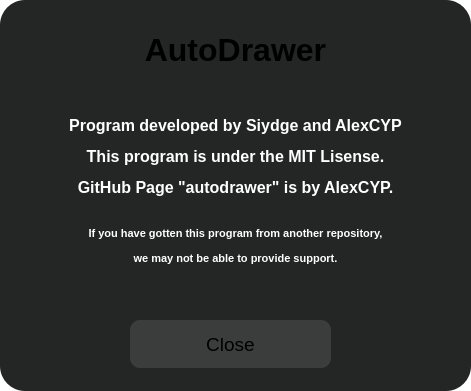
<?xml version="1.0" encoding="UTF-8"?>
<ui version="4.0">
 <class>InfoWindow</class>
 <widget class="QMainWindow" name="InfoWindow">
  <property name="geometry">
   <rect>
    <x>0</x>
    <y>0</y>
    <width>471</width>
    <height>391</height>
   </rect>
  </property>
  <property name="windowTitle">
   <string>MainWindow</string>
  </property>
  <property name="styleSheet">
   <string notr="true">background:transparent</string>
  </property>
  <widget class="QWidget" name="centralwidget">
   <widget class="QFrame" name="Background">
    <property name="geometry">
     <rect>
      <x>0</x>
      <y>0</y>
      <width>471</width>
      <height>391</height>
     </rect>
    </property>
    <property name="styleSheet">
     <string notr="true">background:rgb(35, 38, 37);
border-radius: 25px;</string>
    </property>
    <property name="frameShape">
     <enum>QFrame::StyledPanel</enum>
    </property>
    <property name="frameShadow">
     <enum>QFrame::Raised</enum>
    </property>
    <widget class="QLabel" name="Header">
     <property name="geometry">
      <rect>
       <x>0</x>
       <y>20</y>
       <width>471</width>
       <height>61</height>
      </rect>
     </property>
     <property name="font">
      <font>
       <pointsize>12</pointsize>
       <bold>true</bold>
      </font>
     </property>
     <property name="text">
      <string>&lt;html&gt;&lt;head/&gt;&lt;body&gt;&lt;p&gt;&lt;span style=&quot; font-size:24pt;&quot;&gt;AutoDrawer&lt;/span&gt;&lt;/p&gt;&lt;/body&gt;&lt;/html&gt;</string>
     </property>
     <property name="textFormat">
      <enum>Qt::RichText</enum>
     </property>
     <property name="alignment">
      <set>Qt::AlignCenter</set>
     </property>
    </widget>
    <widget class="QLabel" name="Text">
     <property name="geometry">
      <rect>
       <x>0</x>
       <y>80</y>
       <width>471</width>
       <height>221</height>
      </rect>
     </property>
     <property name="font">
      <font>
       <pointsize>12</pointsize>
       <bold>true</bold>
      </font>
     </property>
     <property name="styleSheet">
      <string notr="true">color: white;</string>
     </property>
     <property name="text">
      <string>&lt;html&gt;&lt;head/&gt;&lt;body&gt;&lt;p align=&quot;center&quot;&gt;Program developed by Siydge and AlexCYP&lt;/p&gt;&lt;p align=&quot;center&quot;&gt;This program is under the MIT Lisense.&lt;/p&gt;&lt;p align=&quot;center&quot;&gt;GitHub Page &amp;quot;autodrawer&amp;quot; is by AlexCYP. &lt;span style=&quot; font-size:6pt;&quot;&gt;&lt;br/&gt;&lt;/span&gt;&lt;/p&gt;&lt;p align=&quot;center&quot;&gt;&lt;span style=&quot; font-size:8pt;&quot;&gt;If you have gotten this program from another repository,&lt;/span&gt;&lt;/p&gt;&lt;p align=&quot;center&quot;&gt;&lt;span style=&quot; font-size:8pt;&quot;&gt;we may not be able to provide support.&lt;/span&gt;&lt;/p&gt;&lt;/body&gt;&lt;/html&gt;</string>
     </property>
     <property name="textFormat">
      <enum>Qt::RichText</enum>
     </property>
     <property name="alignment">
      <set>Qt::AlignCenter</set>
     </property>
    </widget>
    <widget class="QPushButton" name="Button">
     <property name="geometry">
      <rect>
       <x>130</x>
       <y>320</y>
       <width>201</width>
       <height>48</height>
      </rect>
     </property>
     <property name="font">
      <font>
       <pointsize>14</pointsize>
      </font>
     </property>
     <property name="cursor">
      <cursorShape>PointingHandCursor</cursorShape>
     </property>
     <property name="styleSheet">
      <string notr="true">background: rgb(58,61,59);
border-radius: 10px;</string>
     </property>
     <property name="text">
      <string>Close</string>
     </property>
    </widget>
   </widget>
  </widget>
 </widget>
 <resources/>
 <connections/>
</ui>
